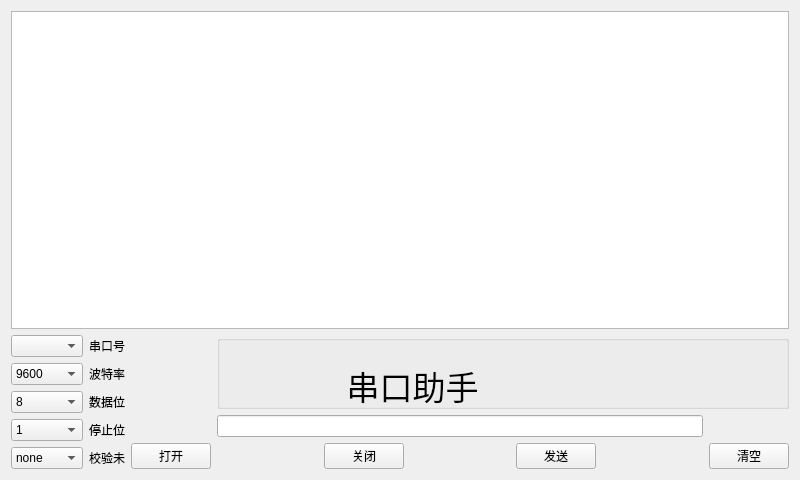
<?xml version="1.0" encoding="UTF-8"?>
<ui version="4.0">
 <class>Widget</class>
 <widget class="QWidget" name="Widget">
  <property name="geometry">
   <rect>
    <x>0</x>
    <y>0</y>
    <width>800</width>
    <height>480</height>
   </rect>
  </property>
  <property name="windowTitle">
   <string>Widget</string>
  </property>
  <layout class="QGridLayout" name="gridLayout_3">
   <item row="0" column="0" colspan="2">
    <widget class="QPlainTextEdit" name="RevtEdit">
     <property name="readOnly">
      <bool>true</bool>
     </property>
    </widget>
   </item>
   <item row="1" column="0">
    <layout class="QGridLayout" name="gridLayout">
     <item row="0" column="0">
      <widget class="QComboBox" name="SerialCom"/>
     </item>
     <item row="0" column="1">
      <widget class="QLabel" name="label_2">
       <property name="text">
        <string>串口号</string>
       </property>
      </widget>
     </item>
     <item row="1" column="0">
      <widget class="QComboBox" name="SerialBaud">
       <property name="currentIndex">
        <number>1</number>
       </property>
       <item>
        <property name="text">
         <string>4800</string>
        </property>
       </item>
       <item>
        <property name="text">
         <string>9600</string>
        </property>
       </item>
       <item>
        <property name="text">
         <string>115200</string>
        </property>
       </item>
      </widget>
     </item>
     <item row="1" column="1">
      <widget class="QLabel" name="label_3">
       <property name="text">
        <string>波特率</string>
       </property>
      </widget>
     </item>
     <item row="2" column="0">
      <widget class="QComboBox" name="SerialData_Bits">
       <property name="currentIndex">
        <number>3</number>
       </property>
       <item>
        <property name="text">
         <string>5</string>
        </property>
       </item>
       <item>
        <property name="text">
         <string>6</string>
        </property>
       </item>
       <item>
        <property name="text">
         <string>7</string>
        </property>
       </item>
       <item>
        <property name="text">
         <string>8</string>
        </property>
       </item>
      </widget>
     </item>
     <item row="2" column="1">
      <widget class="QLabel" name="label_4">
       <property name="text">
        <string>数据位</string>
       </property>
      </widget>
     </item>
     <item row="3" column="0">
      <widget class="QComboBox" name="SerialStop_Bits">
       <item>
        <property name="text">
         <string>1</string>
        </property>
       </item>
       <item>
        <property name="text">
         <string>1.5</string>
        </property>
       </item>
       <item>
        <property name="text">
         <string>2</string>
        </property>
       </item>
      </widget>
     </item>
     <item row="3" column="1">
      <widget class="QLabel" name="label_5">
       <property name="text">
        <string>停止位</string>
       </property>
      </widget>
     </item>
     <item row="4" column="0">
      <widget class="QComboBox" name="Serial_Parity">
       <item>
        <property name="text">
         <string>none</string>
        </property>
       </item>
      </widget>
     </item>
     <item row="4" column="1">
      <widget class="QLabel" name="label_6">
       <property name="text">
        <string>校验未</string>
       </property>
      </widget>
     </item>
    </layout>
   </item>
   <item row="1" column="1">
    <layout class="QGridLayout" name="gridLayout_2">
     <item row="0" column="1" colspan="6">
      <widget class="QGroupBox" name="groupBox">
       <property name="title">
        <string/>
       </property>
       <widget class="QLabel" name="label">
        <property name="geometry">
         <rect>
          <x>110</x>
          <y>30</y>
          <width>171</width>
          <height>41</height>
         </rect>
        </property>
        <property name="font">
         <font>
          <pointsize>25</pointsize>
         </font>
        </property>
        <property name="text">
         <string>串口助手</string>
        </property>
        <property name="alignment">
         <set>Qt::AlignCenter</set>
        </property>
       </widget>
      </widget>
     </item>
     <item row="1" column="1" colspan="5">
      <widget class="QLineEdit" name="SendEdit"/>
     </item>
     <item row="2" column="0">
      <widget class="QPushButton" name="Button_Open">
       <property name="text">
        <string>打开</string>
       </property>
      </widget>
     </item>
     <item row="2" column="1">
      <spacer name="horizontalSpacer">
       <property name="orientation">
        <enum>Qt::Horizontal</enum>
       </property>
       <property name="sizeHint" stdset="0">
        <size>
         <width>40</width>
         <height>20</height>
        </size>
       </property>
      </spacer>
     </item>
     <item row="2" column="2">
      <widget class="QPushButton" name="Button_Close">
       <property name="text">
        <string>关闭</string>
       </property>
      </widget>
     </item>
     <item row="2" column="3">
      <spacer name="horizontalSpacer_2">
       <property name="orientation">
        <enum>Qt::Horizontal</enum>
       </property>
       <property name="sizeHint" stdset="0">
        <size>
         <width>40</width>
         <height>20</height>
        </size>
       </property>
      </spacer>
     </item>
     <item row="2" column="4">
      <widget class="QPushButton" name="Button_Send">
       <property name="text">
        <string>发送</string>
       </property>
      </widget>
     </item>
     <item row="2" column="5">
      <spacer name="horizontalSpacer_3">
       <property name="orientation">
        <enum>Qt::Horizontal</enum>
       </property>
       <property name="sizeHint" stdset="0">
        <size>
         <width>40</width>
         <height>20</height>
        </size>
       </property>
      </spacer>
     </item>
     <item row="2" column="6">
      <widget class="QPushButton" name="Button_Clear">
       <property name="text">
        <string>清空</string>
       </property>
      </widget>
     </item>
    </layout>
   </item>
  </layout>
 </widget>
 <resources/>
 <connections/>
</ui>
